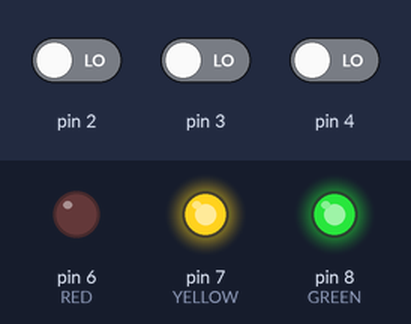
Simulated run of this sketch. Board: Arduino Uno, built with avr-gcc and run on an emulated ATmega328P. Shown: output pins drawn as LEDs (lit = HIGH). Dashed ring = blinking. Inputs (shaded band) come from the test bench; at power-on: pin 2 LOW, pin 3 LOW, pin 4 LOW.

Above: at 1.2 s.
1.3 s: pin 2 driven HIGH
At 1.7 s:
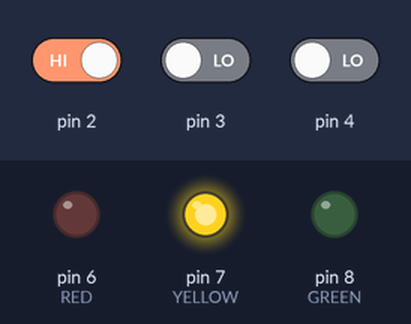
4.3 s: pin 3 driven HIGH
At 5.21 s:
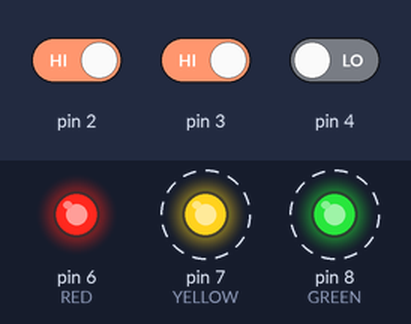
7.3 s: pin 4 driven HIGH
At 8.25 s:
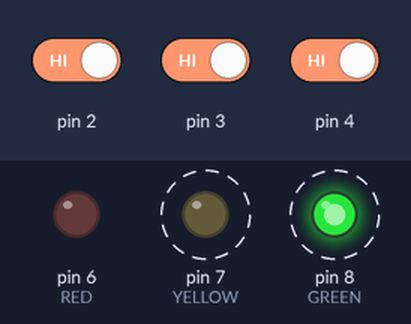
10.3 s: pin 3 driven LOW
13.3 s: pin 2 driven LOW
At 15.1 s:
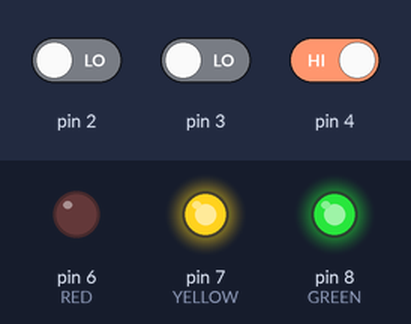
Timing chart, 0 to 16.3 s (numbered marks = the images above; inputs shaded):
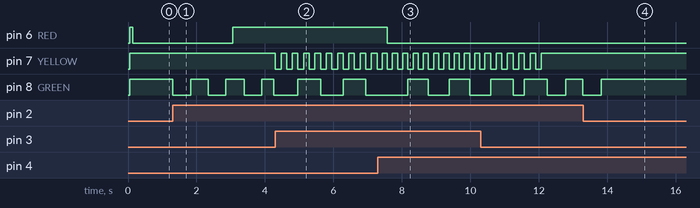

Measured:
- after the input at 1.3 s, pin 8 (GREEN): HIGH → LOW at once, then repeats every 1.0 s: HIGH 0.51 s, LOW 0.51 s
- after the input at 4.3 s, pin 7 (YELLOW): alternates HIGH for 0.17 s and LOW for 0.16 s, starting at once
- after the input at 7.3 s, pin 6 (RED): HIGH → LOW after 0.28 s
- after the input at 13.3 s, pin 8 (GREEN): goes on until 13.8 s, then stays HIGH

The sketch:

Assignment8.ino
```cpp
#include <Arduino_FreeRTOS.h>
#include "queue.h"
#define RED 6
#define YELLOW 7
#define GREEN 8
#define SW1 4
#define SW2 3
#define SW3 2
QueueHandle_t ledQueue;

bool YELLOWBlink,GREENON,GREENBlink;
long RedTime = 0;
long GreenTime = 0;
int count = 0;
void setup()
{
  Serial.begin(9600);
  ledQueue = xQueueCreate(15,sizeof(int32_t));
  xTaskCreate(vSenderTask,"Sender RED",100,SW1,1,NULL);
  xTaskCreate(vSenderTask,"Sender YELLOW",100,SW2,1,NULL);
  xTaskCreate(vSenderTask,"Sender GREEN",100,SW3,1,NULL);
  xTaskCreate(vReceiverTask,"Receiver", 100,NULL, 1, NULL);
}
void vSenderTask(void *pvParameters)
{
  int32_t valueToSend = 0;
  int Switch = (int32_t)pvParameters;
  const TickType_t xTicksToWait = pdMS_TO_TICKS(100);
  pinMode(Switch, INPUT);

  while(1)
  {
    if(digitalRead(Switch) == 1)
      valueToSend = Switch;
    else
      valueToSend = 0;
    if(valueToSend != 0)
    {
      xQueueSend(ledQueue,&valueToSend,xTicksToWait);
      vTaskDelay(20);
    }
  }
}
void vReceiverTask(void *pvParameters)
{
  int32_t valueReceived;
  BaseType_t qStatus;
  const TickType_t xTicksToWait = pdMS_TO_TICKS(50);
  pinMode(RED, OUTPUT); digitalWrite(RED, 1);
  pinMode(YELLOW, OUTPUT); digitalWrite(YELLOW, 1);
  pinMode(GREEN, OUTPUT); digitalWrite(GREEN, 1);
  while(1)
  {
    qStatus = xQueueReceive(ledQueue,&valueReceived,xTicksToWait);
    if(qStatus == pdPASS)
    {
      if(valueReceived == SW1)
      {
        RedTime = millis();
      }
      else if(valueReceived == SW2)
      {
        YELLOWBlink = !YELLOWBlink;
      }
      else if(valueReceived == SW3 && GREENON != 1)
      {
        count = 0;
        GREENON = 1;
        GREENBlink = 0;
        GreenTime = millis();
      }
    }

    if(millis() - RedTime < 3000)
      digitalWrite(RED, LOW);
    else
      digitalWrite(RED, HIGH);

    if(YELLOWBlink == 1)
    {
      digitalWrite(YELLOW, LOW);
      vTaskDelay(10);
      digitalWrite(YELLOW, HIGH);
      vTaskDelay(10);
    }

    if(GREENON == 1 && count < 5)
    {
      if(millis() - GreenTime > 500)
      {
        GREENBlink = !GREENBlink;
        GreenTime = millis();
        count++;
      }
      digitalWrite(GREEN, GREENBlink);
    }
    else
      GREENON = 0;
  }
}
void loop(){}
```
